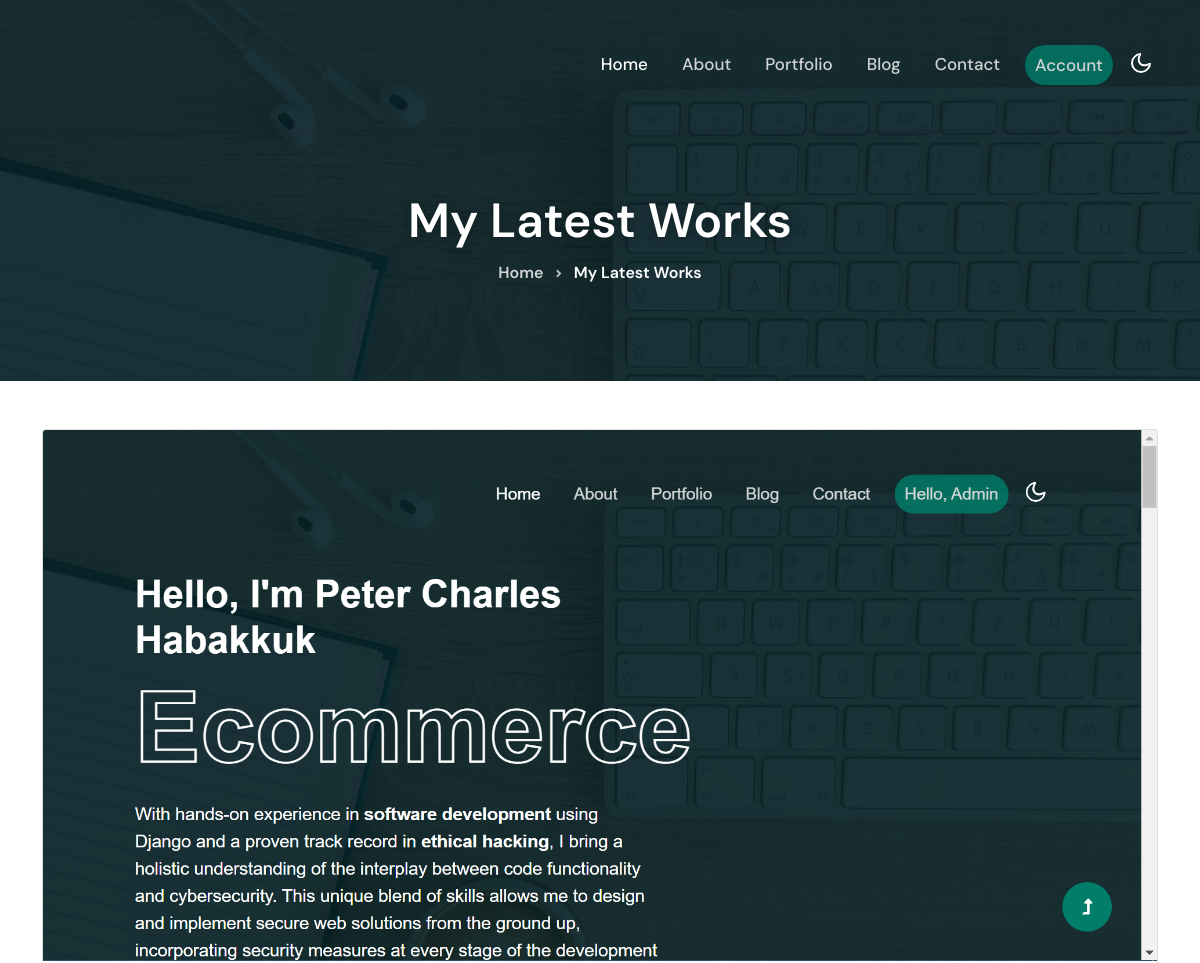
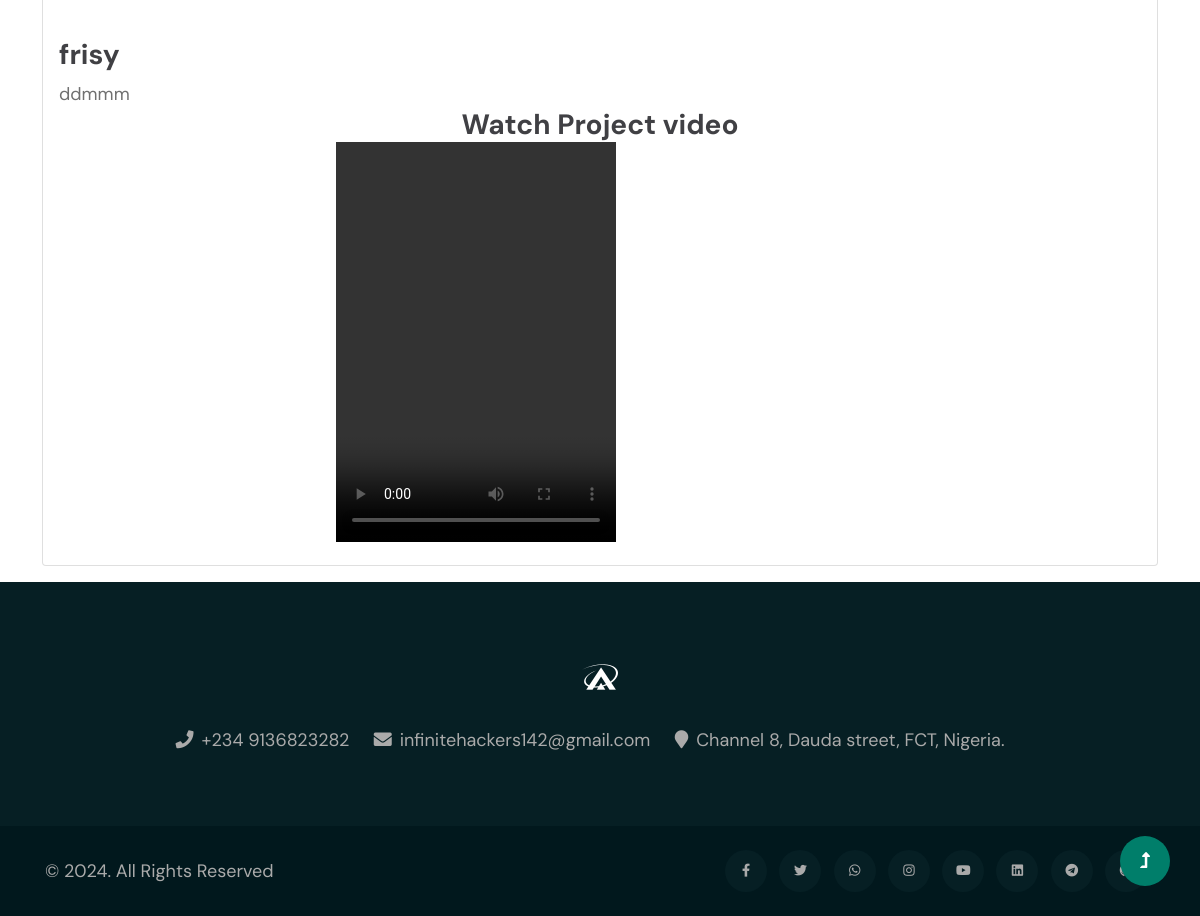
The app's page /my_projects/frisy/ with its own data (2 pictures, top to bottom).
### main/models.py (models this page shows, shortened)
class Project(models.Model):
    title = models.CharField(max_length=100)
    description = CKEditor5Field('Text', config_name='extends')
    video = models.FileField(upload_to='video/project_videos', null=True, blank=True)
    image = models.ImageField(upload_to='images/project_images')
    slug = models.SlugField(unique=True)

### main/views.py (the view)
# urls.py: path("my_projects/<str:slug>/", views.Portfolio_detail, name="portfolio_detail")
def Portfolio_detail(request, slug):
    project = Project.objects.get(slug=slug)
    context = {
        'project': project,
    }
    return render(request, 'main/portfolio_detail.html', context)

### main/templates/main/portfolio_detail.html (shortened to what this page needs)
{% extends 'base.html' %}
{% load static %}
  {% block content %}
<section class="w3l-about-breadcrumb text-center">
    <div class="breadcrumb-bg breadcrumb-bg-about py-5">
        <div class="container py-lg-5 mt-5">
            <div class="banner-info-grid mt-5">
                <h2 class="w3l-title-breadcrumb">My Latest Works</h2>
            </div>
            <ul class="breadcrumbs-custom-path">
                <li><a href="{% url 'index' %}">Home</a></li>
                <li class="active"><span class="fa fa-angle-right mx-2" aria-hidden="true"></span> My Latest Works</li>
            </ul>
        </div>
    </div>
</section>
<div class="container-sm mt-5">
  <div class="card mb-3">
    <img src="{{project.image.url}}" class="card-img-top" alt="...">
    <div class="card-body">
      <br>
      <h3 class="card-title">{{project.title}}</h3>
      <p class="card-text">{{ project.description|safe}}</p>
      {% if project.video  %}
      <div class="row">
        <h3 class="text-center">Watch Project video</h3>
        <div class="col-md-3 ms-md-auto">
          <video width="280px" height="400px"  controls>
            <source src="{{project.video.url}}" type="video/mp4">
          </video>
        </div>
        <div class="col-md-3 ms-md-auto"></div>
      </div>
      {% endif %}
    </div>
  </div>
</div>
  {% endblock content %}

### records on screen
Project: image (picture), title "frisy", description "ddmmm"
